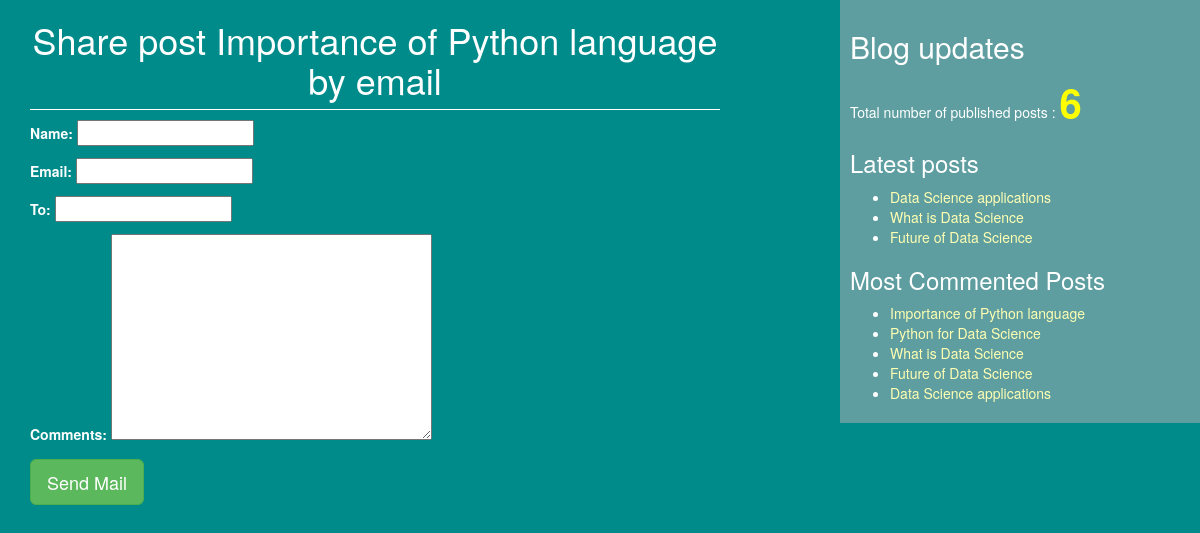
The page /email/4 on the database its author committed.
### blogapp/models.py (models this page shows)
class Post(models.Model):
    STATUS_CHOICES = (("draft","Draft"),("publish","Publish"),)
    title = models.CharField(max_length=200, unique=True)
    slug = models.SlugField(max_length=200, unique_for_date='publish')
    author = models.ForeignKey(User, on_delete= models.CASCADE,related_name='blog_posts')
    image=models.ImageField(null=True, blank=True, default='/images/')
    publish=models.DateTimeField(default=timezone.now)
    upload_to = models.DateTimeField(default=timezone.now)
    content = models.TextField()
    created_on = models.DateTimeField(auto_now_add=True)
    status = models.CharField(max_length=10,choices=STATUS_CHOICES, default="draft")
    tags=TaggableManager()

### blogapp/views.py (the view)
# urls.py: path('email/<id>', views.mail_send_view,name='email_view'),
def mail_send_view(request,id):
    post=get_object_or_404(Post,id=id)
    sent=False
    if request.method=='POST':
        form=EmailSendForm(request.POST)
        if form.isvalid():
            cd=form.cleaned_data
            send_mail('subject','message','sowju4h@gmail.com',[cd['to']])
            sent=True
    else:
        form=EmailSendForm()
    return render(request,'blogapp/share_email.html',{'form':form,'post':post})

### blogapp/forms.py
class EmailSendForm(forms.Form):
    name=forms.CharField()
    email=forms.EmailField()
    to=forms.EmailField()
    comments=forms.CharField(required=False, widget=forms.Textarea)

### blogapp/templatetags/blog_tags.py (called while the page is built)
@register.simple_tag(name='my_tag')
def total_posts():
    return Post.objects.count()

@register.inclusion_tag('blogapp/latest_posts.html')
def show_latest_posts():
    latest_post=Post.objects.order_by('-publish')[:3]
    return {'latest_post':latest_post}

@register.simple_tag()
def most_commented_posts(count=5):
    return Post.objects.annotate(total_comments=Count('comments')).order_by('-total_comments')[:count]

### templates/blogapp/share_email.html (shortened to what this page needs)
<!DOCTYPE html>
{% extends "blogapp/base.html" %}
{% block content %}
{%if sent%}
<h1>Email successfully sent!!!</h1>
{%else%}
       <h1> {% block title %} Share post {{ post.title }} by email{% endblock title %} </h1>
       <form >
         {{form.as_p}}
         <input type="submit" class='btn btn-lg btn-success' value="Send Mail">
       </form>
  {%endif%}
{% endblock %}

### templates/blogapp/base.html (shortened to what this page needs)
<!DOCTYPE html>
{%load blog_tags%}
{%load static%}
<html lang="en" dir="ltr">
  <head>
    <link rel="stylesheet" href="https://stackpath.bootstrapcdn.com/bootstrap/3.4.1/css/bootstrap.min.css"
>
    <link rel="stylesheet" href="{%static "css/blogapp.css"%}">
  </head>
  <body>
    <div class="content">
      {%block content%}{%endblock%}
    </div>
    <div class="sidebar">
      <h2>Blog updates</h2>
      <p>Total number of published posts : <span id='pcount'>{%my_tag%}</span></p>
      <h3>Latest posts</h3>{%show_latest_posts%}
      <h3>Most Commented Posts</h3>
      {% most_commented_posts as commented_posts%}
      <ul>
        {%for post in commented_posts%}
        <li> <a href="{% url 'post_detail' post.slug %}">{{post.title}}</a></li>
        {%endfor%}
      </ul>
    </div>
  </body>
</html>

### templates/blogapp/latest_posts.html
<ul>
  {%for post in latest_post%}
  <li> <a href="{% url 'post_detail' post.slug %}">{{post.title}}</a></li>
  {%endfor%}
</ul>

### static/css/blogapp.css (style rules this page uses)
.content { width:60%; float:left; padding:0 0 0 30px; background:darkcyan; height:100%; }
.sidebar { width:30%; float:right; padding: 10px; background:cadetblue; height:100%; }
a { color:#ffffb3; }
h1 { text-align:center; border-bottom: 1px solid white; padding-bottom: 10px; }
body { color: white; background:darkcyan; }
#pcount { font-size:40px; color:yellow; font-weight:bold; }

### rows shown on the page
Post: title "Importance of Python language"
Post: title "Data Science applications"
Post: title "What is Data Science"
Post: title "Future of Data Science"
Post: title "Python for Data Science"
